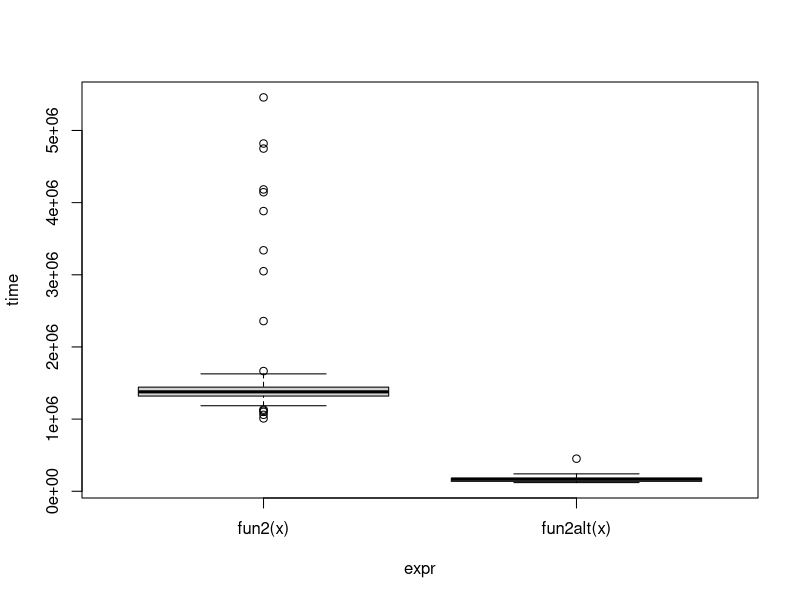
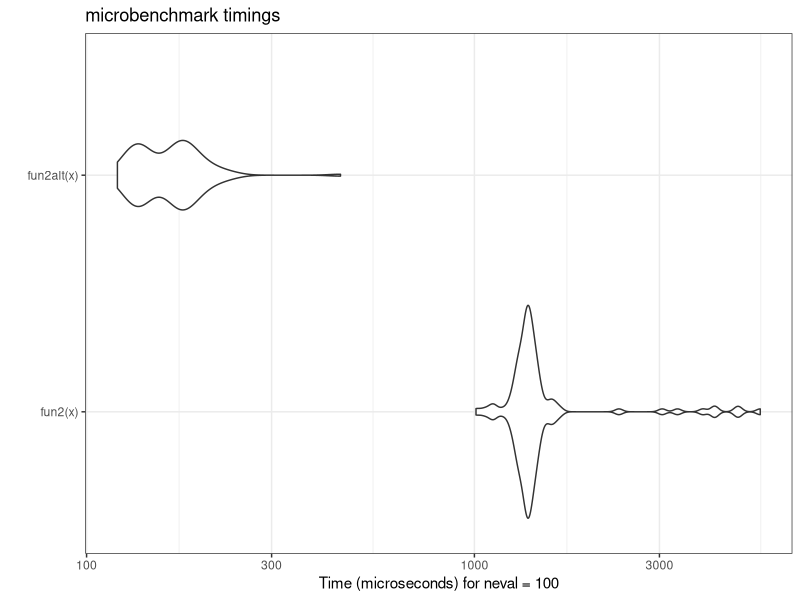

The R source for these figures, in order: (Note: this script raises an error after producing the figures.)
## ---- chunk 1
library(parallel)
## ---- chunk 2
fun1 <- function(n = 100, k = 4, lambda = 4) {
  x <- NULL
  
  for (i in 1:n)
    x <- rbind(x, rpois(k, lambda))
  
  return(x)
}

fun1alt <- function(n = 100, k = 4, lambda = 4) {
  # YOUR CODE HERE
  matrix(rpois(n*k, lambda = lambda), ncol = k) # allow us to pre-allocating memory
  # rpois allows us to generate the random numbers all at once
}

# Benchmarking
microbenchmark::microbenchmark(
  fun1(100),
  fun1alt(100),
  unit = "ns"
)
## ---- chunk 3
# Data Generating Process (10 x 10,000 matrix)
set.seed(1234)
x <- matrix(rnorm(1e4), nrow=10)

# Find each column's max value
fun2 <- function(x) {
  apply(x, 2, max) # call max separately for each column
}

fun2alt <- function(x) {
  # YOUR CODE HERE
  x[cbind(max.col(t(x)), 1:ncol(x))] # avoids function calls inside loops
  # directly extracting the max values, without any loops
}

# Benchmarking
bench <- microbenchmark::microbenchmark(
  fun2(x),
  fun2alt(x),
  unit = "us"
)
bench
## ---- chunk 4
plot(bench)
ggplot2::autoplot(bench) +
  ggplot2::theme_bw()
## ---- chunk 5
my_boot <- function(dat, stat, R, ncpus = 1L) {
  
  # Getting the random indices
  n <- nrow(dat)
  idx <- matrix(sample.int(n, n*R, TRUE), nrow=n, ncol=R)
 
  # Making the cluster using `ncpus`
  # STEP 1: GOES HERE
  cl <- makePSOCKcluster(ncpus) # creating a cluster for parallel computing
  # created worker nodes
  # ncpus specifying using multiple CPU cores
  # PSOCK is parallel socket cluster
  # R runs sequentially by default, cluster allows for parallel
  # STEP 2: GOES HERE
  # on.exit(stopCluster(cl)) # prevents memory leak
  # export the variables to the cluster
  clusterExport(cl, varlist = c("idx", "dat", "stat"), envir = environment()) # creating a new R session
  # sending the variables to all worker nodes
  # each run in isolated environment, don't have access to globel variable
  # idx -> resampling indices for bootstrapping
  # dat -> dataset
  # stat -> the statistical function that we use to compute the estimates
  
  # change sequential apply to parallelized apply
  # STEP 3: THIS FUNCTION NEEDS TO BE REPLACED WITH parLapply
  ans <- parLapply(cl, seq_len(R), function(i) {
    stat(dat[idx[,i], , drop=FALSE])
  })
  
  # Coercing the list into a matrix
  ans <- do.call(rbind, ans)
  
  # STEP 4: GOES HERE
  stopCluster(cl) # on.exit or stopCluster directly
  # to free up system resources
  
  ans
  
}
## ---- chunk 6
# Bootstrap of a linear regression model
my_stat <- function(d) coef(lm(y~x, data = d))

# DATA SIM
set.seed(1)
n <- 500 
R <- 1e4
x <- cbind(rnorm(n)) 
y <- x*5 + rnorm(n)

# Check if we get something similar as lm
# Ordinary least square CI
ans0 <- confint(lm(y~x))
cat("OLS CI \n")
print(ans0)

ans1 <- my_boot(dat = data.frame(x, y), my_stat, R = R, ncpus = 4)
qs <- c(.025, .975)
cat("Bootstrp CI \n")
print(t(apply(ans1, 2, quantile, probs = qs)))


## ---- chunk 7
# your code here
parallel::detectCores()

# non-parallel 1 core
system.time(my_boot(dat = data.frame(x, y), my_stat, R = 4000, ncpus = 1L))

# parallel 8 core
system.time(my_boot(dat = data.frame(x, y), my_stat, R = 4000, ncpus = 8L))
